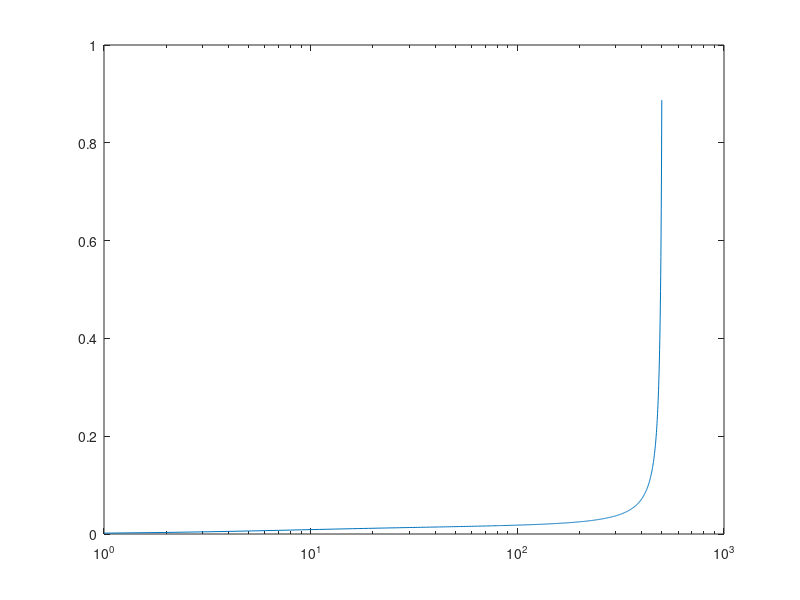

Here is the MATLAB script that generated this plot:
pot=500;
R8=pot:-1:1;
R9=1:1:pot;
Rparalelo=(R9*8)./(R9+8);
Vout = Rparalelo./(Rparalelo+R8);

%plot(R9,Vout)
semilogx(R9,Vout);



%hold on;
%semilogx(R9,R8);
% Resistencia=1000:1000:100000;
% plot(Resistencia,Rparalelo);
% hold on;
% plot(R8,R8+Rparalelo);
